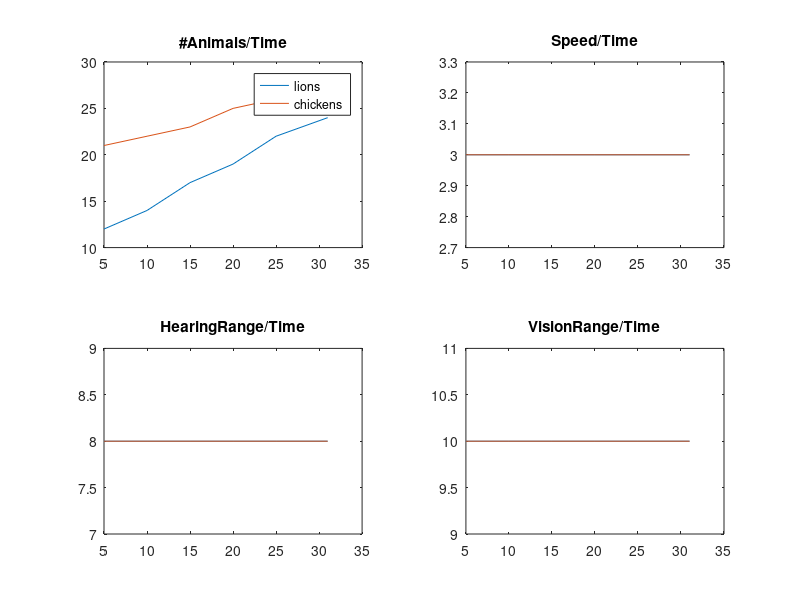

Write the MATLAB code that produced this figure.
SpeedArray = csvread('SpeedDoc.csv');
col1 = SpeedArray(:,1);
col2 = SpeedArray(:,2);
col3 = SpeedArray(:,3);
col4 = SpeedArray(:,4);
col5 = SpeedArray(:,5);
HearingArray = csvread('HearingDoc.csv');
col6 = HearingArray(:,1);
col7 = HearingArray(:,2);
col8 = HearingArray(:,3);
VisionArray = csvread('VisionDoc.csv');
col9 = VisionArray(:,1);
col10 = VisionArray(:,2);
col11 = VisionArray(:,3);
names = {'lions', 'chickens'};


figure
subplot(2,2,1)      
p = plot(col1,col2, col1,col4);
legend(p, names)
title('#Animals/Time')
subplot(2,2,2)       
ps = plot(col1,col3, col1,col5);
title('Speed/Time')
subplot(2,2,3)      
phr = plot(col6,col7, col6,col8);         
title('HearingRange/Time')
subplot(2,2,4)       
pvr = plot(col9,col10, col9,col11);
title('VisionRange/Time')





